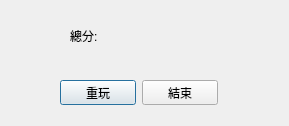
<?xml version="1.0" encoding="UTF-8"?>
<ui version="4.0">
 <class>Dialog</class>
 <widget class="QDialog" name="Dialog">
  <property name="geometry">
   <rect>
    <x>0</x>
    <y>0</y>
    <width>289</width>
    <height>126</height>
   </rect>
  </property>
  <property name="windowTitle">
   <string>Dialog</string>
  </property>
  <widget class="QLabel" name="label">
   <property name="geometry">
    <rect>
     <x>70</x>
     <y>30</y>
     <width>47</width>
     <height>12</height>
    </rect>
   </property>
   <property name="text">
    <string>總分:</string>
   </property>
   <property name="textFormat">
    <enum>Qt::PlainText</enum>
   </property>
  </widget>
  <widget class="QWidget" name="">
   <property name="geometry">
    <rect>
     <x>60</x>
     <y>80</y>
     <width>158</width>
     <height>25</height>
    </rect>
   </property>
   <layout class="QHBoxLayout" name="horizontalLayout">
    <item>
     <widget class="QPushButton" name="pushButton">
      <property name="text">
       <string>重玩</string>
      </property>
     </widget>
    </item>
    <item>
     <widget class="QPushButton" name="pushButton_2">
      <property name="text">
       <string>結束</string>
      </property>
     </widget>
    </item>
   </layout>
  </widget>
 </widget>
 <resources/>
 <connections/>
</ui>
